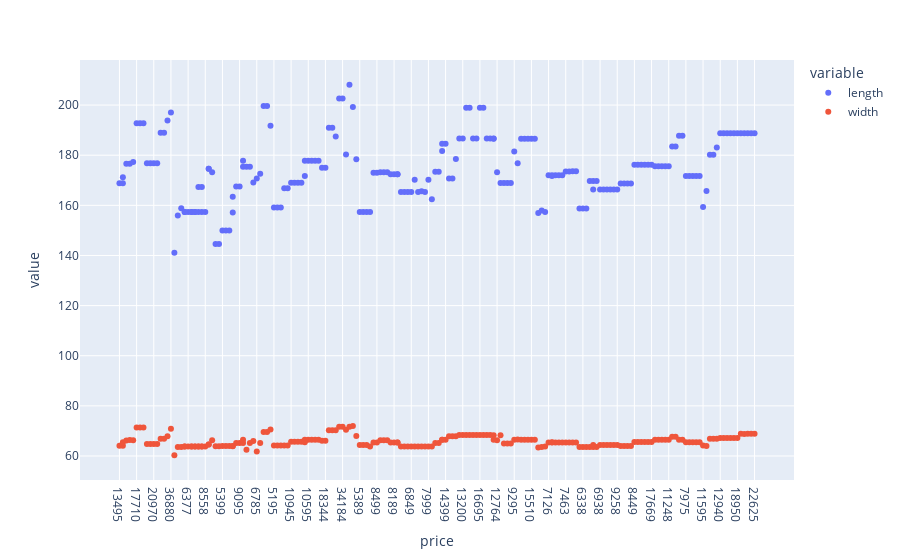

The notebook cell this image was saved under:
### Code cell
px.scatter(data_frame=df,x='price',y=['length','width'])

### Figure 1 — Plotly figure (JSON) as saved in the notebook; plotly's stock layout.template omitted (floating-point values rounded to 4 significant figures; data arrays with more than 128 entries replaced by an {"elided": "..."} marker saying what was removed)
{"data": [{"hovertemplate": "variable=length<br>price=%{x}<br>value=%{y}<extra></extra>", "legendgroup": "length", "marker": {"color": "#636efa", "symbol": "circle"}, "mode": "markers", "name": "length", "orientation": "v", "showlegend": true, "type": "scatter", "x": {"elided": "205 str values"}, "xaxis": "x", "y": {"elided": "205 float values"}, "yaxis": "y"}, {"hovertemplate": "variable=width<br>price=%{x}<br>value=%{y}<extra></extra>", "legendgroup": "width", "marker": {"color": "#EF553B", "symbol": "circle"}, "mode": "markers", "name": "width", "orientation": "v", "showlegend": true, "type": "scatter", "x": {"elided": "205 str values"}, "xaxis": "x", "y": {"elided": "205 float values"}, "yaxis": "y"}], "layout": {"legend": {"title": {"text": "variable"}, "tracegroupgap": 0}, "margin": {"t": 60}, "xaxis": {"anchor": "y", "domain": [0, 1], "title": {"text": "price"}}, "yaxis": {"anchor": "x", "domain": [0, 1], "title": {"text": "value"}}}}
